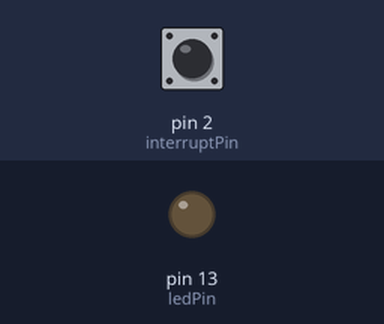
Bench run of a sketch on a simulated Arduino Uno, built with avr-gcc and run on an emulated ATmega328P. On the bench: output pins drawn as LEDs (lit = HIGH). The inputs (shaded band) are chosen by the test bench; at power-on: pin 2 (interruptPin) HIGH.

Above: at 1.2 s.
1.3 s: pin 2 (interruptPin) pulled LOW for 0.15 s
At 2.6 s:
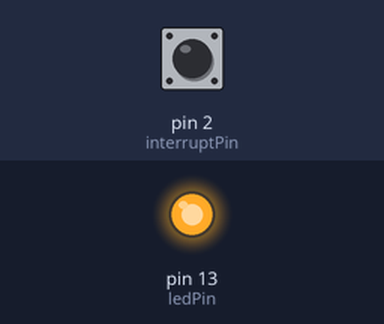
2.9 s: pin 2 (interruptPin) pulled LOW for 1 s
At 5.1 s:
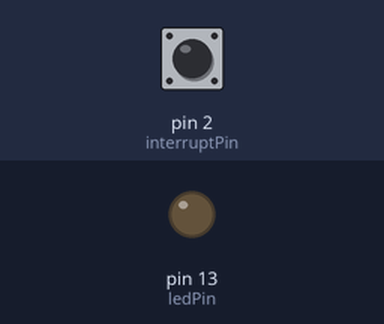
5.4 s: pin 2 (interruptPin) pulled LOW for 3.2 s
At 10.0 s:
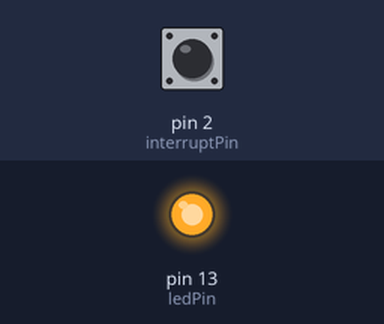
Timing chart, 0 to 11.5 s (numbered marks = the images above; inputs shaded):
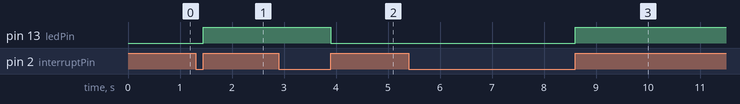

The sketch:

sketch_sep13interrupt.ino
```cpp
const byte ledPin =13;
const byte interruptPin = 2;//pin2,3 only
volatile byte State = LOW;
void setup() {
  pinMode(ledPin, OUTPUT);
  pinMode(interruptPin, INPUT);
  attachInterrupt(digitalPinToInterrupt(interruptPin), ISR_Blink,FALLING);

}

void loop() {
  digitalWrite(ledPin,State);

}

void ISR_Blink(){
  delay(30);
  while(!digitalRead(interruptPin));
  State = !State;
}
```

Measured:
- after the input at 1.3 s, pin 13 (ledPin): LOW → HIGH after 0.15 s
- after the input at 2.9 s, pin 13 (ledPin): HIGH → LOW after 1.0 s
- after the input at 5.4 s, pin 13 (ledPin): LOW → HIGH after 3.2 s
